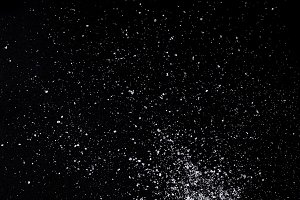
#> input picture ImageProcessing/salt.jpg, 300 x 200 px
$ python ImageTranslation.py --image salt.jpg
#> lines starting #> are read from the running program, lines starting #| are printed output that depends on the picture
import numpy as np
import argparse
import cv2

ap=argparse.ArgumentParser()
ap.add_argument("-i","--image", required=True, help="Path to the image")
args=vars(ap.parse_args())


image=cv2.imread(args["image"])
#> image is the input picture: shape (200, 300, 3); mean B, G, R 12, 10.7, 10.8
cv2.imshow("Original",image)

def translate(image, x, y):
#> called with x = 70, y = -45
    M=np.float32([[1,0,x],[0,1,y]])
    shifted=cv2.warpAffine(image,M,(image.shape[1],image.shape[0]))
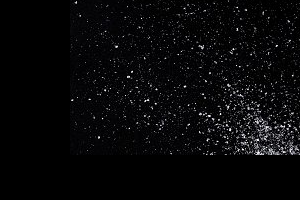
#> shifted: shape (200, 300, 3); mean B, G, R 9.3, 8.2, 8.2
    return shifted

shifted2=translate(image, x=70, y=-45)

cv2.imshow("Shifted", shifted2)
cv2.waitKey(0)
